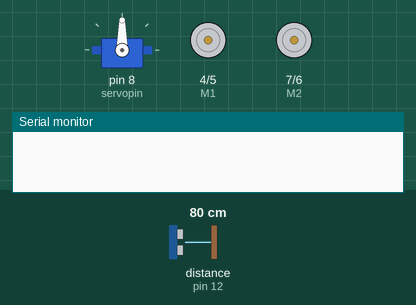
A sketch run on a simulated Arduino Uno, built with avr-gcc and run on an emulated ATmega328P. Shown: servo, direction and speed pins drawn as motors (green arrow = direction pin HIGH = forward, orange = LOW = backward, longer = more drive), the last lines printed to the serial monitor. Wiring (inferred from the names in the program): ultrasonic range finder: trigger pin 13; echo pin 12. The inputs (shaded band) are chosen by the test bench; at power-on: distance to the obstacle (sensor on pin 12) 80 cm. The echo pulse lasts 58.3 µs per cm.

Above: at 1.9 s.
2.0 s: distance to the obstacle (sensor on pin 12) set to 12 cm
At 2.7 s:
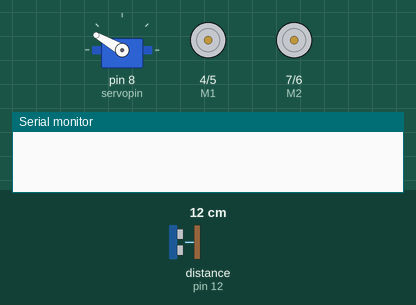
9.0 s: distance to the obstacle (sensor on pin 12) set to 9 cm
At 14.5 s:
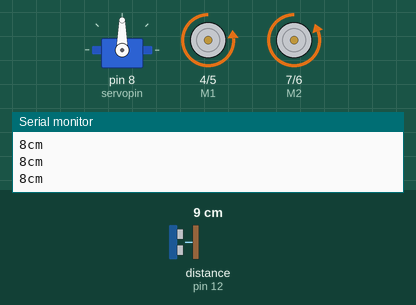
16.0 s: distance to the obstacle (sensor on pin 12) set to 18 cm
At 21.4 s:
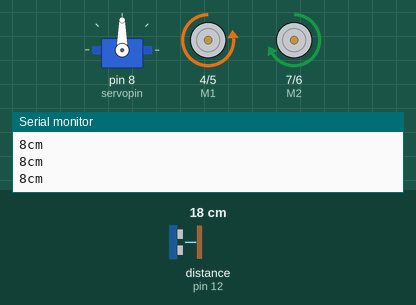
Timing chart, 0 to 29.0 s (numbered marks = the images above; inputs shaded):
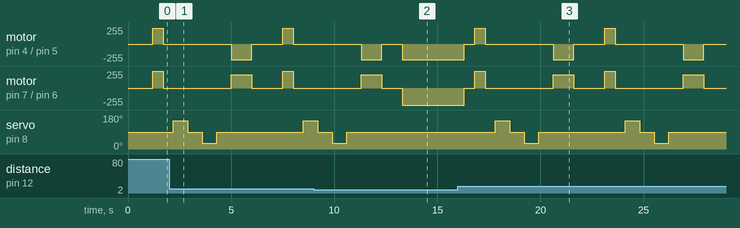

The sketch:

range_finder.ino
```cpp
#include <Servo.h>                                  //includes the servo library

int M1 = 4;
int E1 = 5;
int E2 = 6;
int M2 = 7;
int servopin = 8;
//int sensorpin = 0;
#define trigPin 13
#define echoPin 12
int dist = 0;
int leftdist = 0;
int rightdist = 0;
int object = 10;             //distance at which the robot should look for another route

Servo myservo;

void setup ()
{
  Serial.begin (9600);
  pinMode(trigPin, OUTPUT);
  pinMode(echoPin, INPUT);
  pinMode(M1,OUTPUT);
  pinMode(E1,OUTPUT);
  pinMode(E2,OUTPUT);
  pinMode(M2,OUTPUT);
  myservo.attach(servopin);
  myservo.write(90);
  delay(700);
}
void loop(){
   long duration, distance;
   digitalWrite(trigPin, LOW);
   delayMicroseconds(2);
   digitalWrite(trigPin, HIGH);
   delayMicroseconds(10);
   digitalWrite(trigPin, LOW);
   duration =pulseIn(echoPin, HIGH);
   dist = (duration/2)/29.1;
   //dist = analogRead(sensorpin);               //reads the sensor

  if(dist < object) {                         //if distance is less than 550
   forward();                                  //then move forward
  }
  if(dist >= object) {               //if distance is greater than or equal to 550
    findroute();

  }
  Serial.print(dist);
  Serial.println("cm");
  delay(500);
}

void forward() {                            // use combination which works for you
   digitalWrite(M1,LOW);
   digitalWrite(M2, LOW);
   analogWrite(E1, 238);   //PWM Speed Control
   analogWrite(E2, 255);   //PWM Speed Control
   return;
 }

void findroute() {
  halt();                                             // stop
  backward();                                       //go backwards
  lookleft();                                      //go to subroutine lookleft
  lookright();                                   //go to subroutine lookright

  if ( leftdist < rightdist )
  {
    turnleft();
  }
 else
 {
   turnright ();
 }
}

void backward() {
  digitalWrite(M1,HIGH);
  digitalWrite(M2, HIGH);
  analogWrite(E1, 238);   //PWM Speed Control
  analogWrite(E2, 255);
  delay(500);
  halt();
  return;
}

void halt () {
  digitalWrite(M1,LOW);
  digitalWrite(M2, LOW);
  analogWrite(E1, 0);   //PWM Speed Control
  analogWrite(E2, 0);   //PWM Speed Control
  delay(500);                          //wait after stopping
  return;
}

void lookleft() {
  myservo.write(150);
  delay(700);                                //wait for the servo to get there
  leftdist = dist;
  myservo.write(90);
  delay(700);                                 //wait for the servo to get there
  return;
}

void lookright () {
  myservo.write(30);
  delay(700);                           //wait for the servo to get there
  rightdist = dist;
  myservo.write(90);
  delay(700);                        //wait for the servo to get there
  return;
}

void turnleft () {
  digitalWrite(M1,HIGH);
  digitalWrite(M2, LOW);
  analogWrite(E1, 200);   //PWM Speed Control
  analogWrite(E2, 200);   //PWM Speed Control
  delay(1000);                     // wait for the robot to make the turn
  halt();
  return;
}

void turnright () {
  digitalWrite(M1,LOW);
  digitalWrite(M2, HIGH);
  analogWrite(E1, 200);   //PWM Speed Control
  analogWrite(E2, 200);   //PWM Speed Control
  delay(1000);                              // wait for the robot to make the turn
  halt();
  return;
}
```

Measured:
- the behaviour switches between 11 and 10 cm on distance to the obstacle (sensor on pin 12) (found by bisection; images 1 and 2)
- after the input at 9.0 s, servo on pin 8 (servopin): goes on until 10.6 s, then stays 90°
